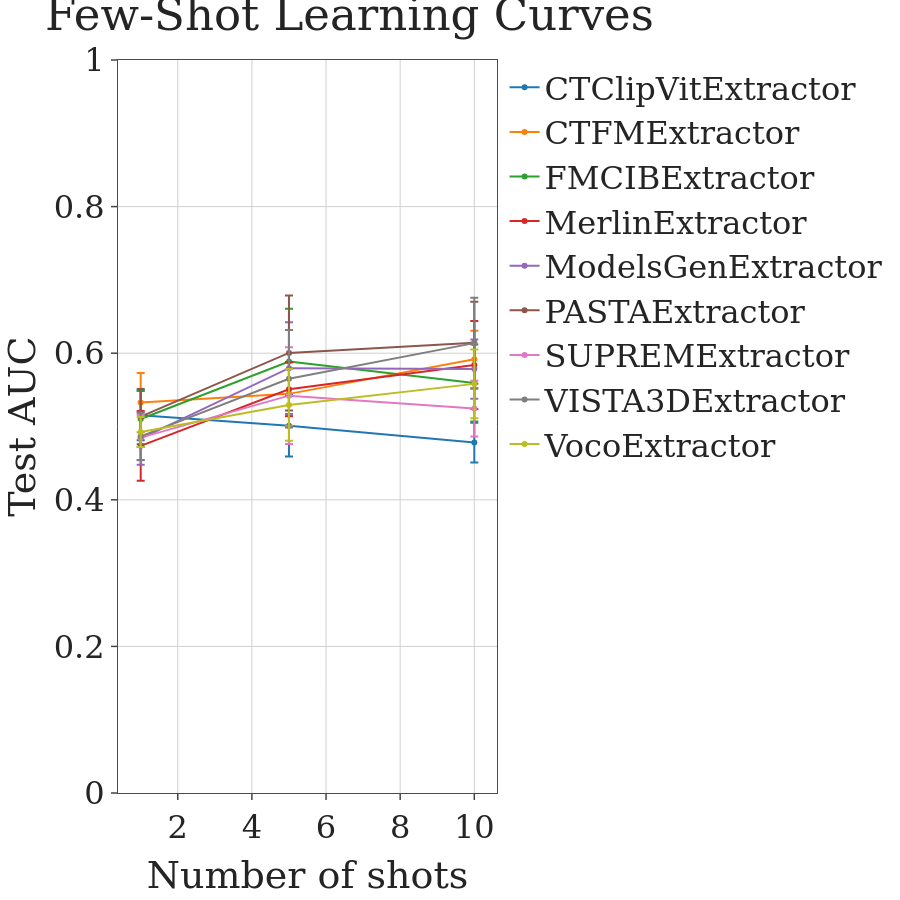

This figure's notebook cell:
### Markdown cell above
## Few-Shot Learning Curves

Visualize how model performance scales with increasing training samples.

### Code cell
# Plot few-shot learning curves

model_names = list(next(iter(few_shot_results.values())).keys())
fig = go.Figure()

for model_name in model_names:
    shot_values = []
    means = []
    cis = []

    for shots in shot_configs:
        shot_values.append(shots)
        result = few_shot_results.get(shots, {}).get(model_name, {})
        if "mean" not in result or "ci95" not in result:
            continue
        means.append(result["mean"])
        lower, upper = result["ci95"]
        cis.append(upper - result["mean"])

    fig.add_trace(go.Scatter(
        x=shot_values,
        y=means,
        mode='lines+markers',
        name=model_name,
        error_y=dict(type='data', array=cis, visible=True)
    ))

apply_r_style(fig, font_size=32)
fig.update_layout(
    title='Few-Shot Learning Curves',
    xaxis_title='Number of shots',
    yaxis_title='Test AUC',
    height=FIG_SIZE,
    width=FIG_SIZE,
    template='simple_white'
)
fig.update_yaxes(range=[0, 1.0])
fig.write_image(PLOTS_DIR / f"nsclc_radiogenomics_few_shot.png")

fig.show()

### Figure 1 — Plotly figure (JSON) as saved in the notebook; plotly's stock layout.template omitted (floating-point values rounded to 4 significant figures)
{"data": [{"error_y": {"array": [0.03379, 0.04199, 0.02712], "type": "data", "visible": true}, "mode": "lines+markers", "name": "CTClipVitExtractor", "type": "scatter", "x": [1, 5, 10], "y": [0.5152, 0.5011, 0.478]}, {"error_y": {"array": [0.04048, 0.0435, 0.03904], "type": "data", "visible": true}, "mode": "lines+markers", "name": "CTFMExtractor", "type": "scatter", "x": [1, 5, 10], "y": [0.5326, 0.5445, 0.5916]}, {"error_y": {"array": [0.0383, 0.07208, 0.05253], "type": "data", "visible": true}, "mode": "lines+markers", "name": "FMCIBExtractor", "type": "scatter", "x": [1, 5, 10], "y": [0.5103, 0.5886, 0.5594]}, {"error_y": {"array": [0.04756, 0.0368, 0.0601], "type": "data", "visible": true}, "mode": "lines+markers", "name": "MerlinExtractor", "type": "scatter", "x": [1, 5, 10], "y": [0.4737, 0.5508, 0.5839]}, {"error_y": {"array": [0.03575, 0.0625, 0.04046], "type": "data", "visible": true}, "mode": "lines+markers", "name": "ModelsGenExtractor", "type": "scatter", "x": [1, 5, 10], "y": [0.4835, 0.5796, 0.5783]}, {"error_y": {"array": [0.03762, 0.07844, 0.05595], "type": "data", "visible": true}, "mode": "lines+markers", "name": "PASTAExtractor", "type": "scatter", "x": [1, 5, 10], "y": [0.5134, 0.6003, 0.6142]}, {"error_y": {"array": [0.03073, 0.06608, 0.03809], "type": "data", "visible": true}, "mode": "lines+markers", "name": "SUPREMExtractor", "type": "scatter", "x": [1, 5, 10], "y": [0.4848, 0.5421, 0.5244]}, {"error_y": {"array": [0.03219, 0.06651, 0.06206], "type": "data", "visible": true}, "mode": "lines+markers", "name": "VISTA3DExtractor", "type": "scatter", "x": [1, 5, 10], "y": [0.4866, 0.5651, 0.6137]}, {"error_y": {"array": [0.02054, 0.04899, 0.04696], "type": "data", "visible": true}, "mode": "lines+markers", "name": "VocoExtractor", "type": "scatter", "x": [1, 5, 10], "y": [0.4924, 0.5295, 0.5581]}], "layout": {"font": {"family": "DejaVu Serif", "size": 32}, "height": 900, "margin": {"b": 60, "l": 60, "r": 40, "t": 60}, "paper_bgcolor": "white", "plot_bgcolor": "white", "title": {"text": "Few-Shot Learning Curves"}, "width": 900, "xaxis": {"gridcolor": "#D0D0D0", "linecolor": "#4B4B4B", "mirror": true, "showgrid": true, "ticklen": 6, "ticks": "outside", "tickwidth": 1.5, "title": {"text": "Number of shots"}, "zeroline": false}, "yaxis": {"gridcolor": "#D0D0D0", "linecolor": "#4B4B4B", "mirror": true, "range": [0, 1.0], "showgrid": true, "ticklen": 6, "ticks": "outside", "tickwidth": 1.5, "title": {"text": "Test AUC"}, "zeroline": false}}}
